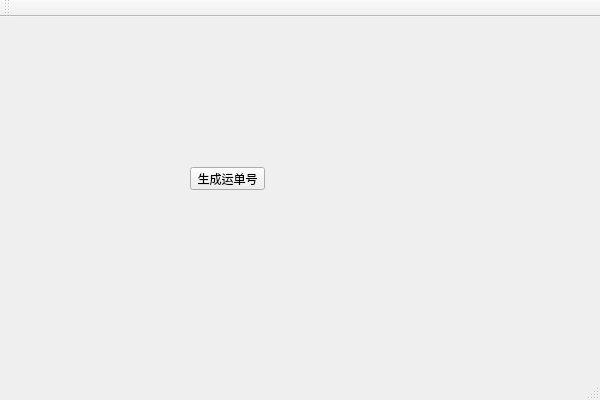
<?xml version="1.0" encoding="UTF-8"?>
<ui version="4.0">
 <class>test_multi_dllClass</class>
 <widget class="QMainWindow" name="test_multi_dllClass">
  <property name="geometry">
   <rect>
    <x>0</x>
    <y>0</y>
    <width>600</width>
    <height>400</height>
   </rect>
  </property>
  <property name="windowTitle">
   <string>test_multi_dll</string>
  </property>
  <widget class="QWidget" name="centralWidget">
   <widget class="QPushButton" name="btn">
    <property name="geometry">
     <rect>
      <x>190</x>
      <y>150</y>
      <width>75</width>
      <height>23</height>
     </rect>
    </property>
    <property name="text">
     <string>生成运单号</string>
    </property>
   </widget>
  </widget>
  <widget class="QMenuBar" name="menuBar">
   <property name="geometry">
    <rect>
     <x>0</x>
     <y>0</y>
     <width>600</width>
     <height>23</height>
    </rect>
   </property>
  </widget>
  <widget class="QToolBar" name="mainToolBar">
   <attribute name="toolBarArea">
    <enum>TopToolBarArea</enum>
   </attribute>
   <attribute name="toolBarBreak">
    <bool>false</bool>
   </attribute>
  </widget>
  <widget class="QStatusBar" name="statusBar"/>
 </widget>
 <layoutdefault spacing="6" margin="11"/>
 <resources>
  <include location="test_multi_dll.qrc"/>
 </resources>
 <connections/>
</ui>
